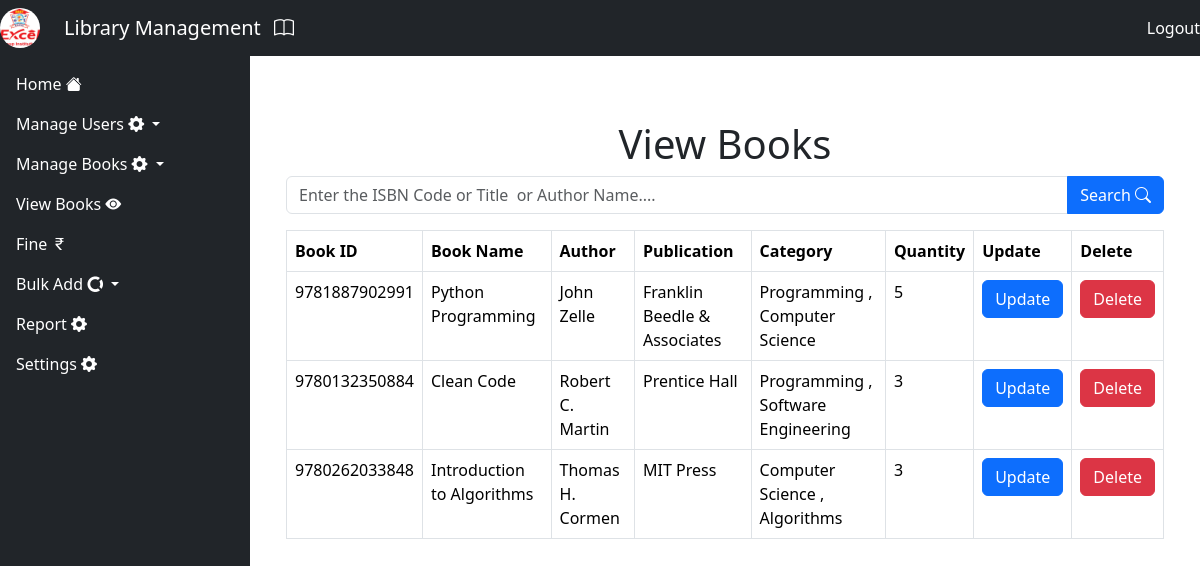
Page /view_books/ (signed in) on the earlier database version.
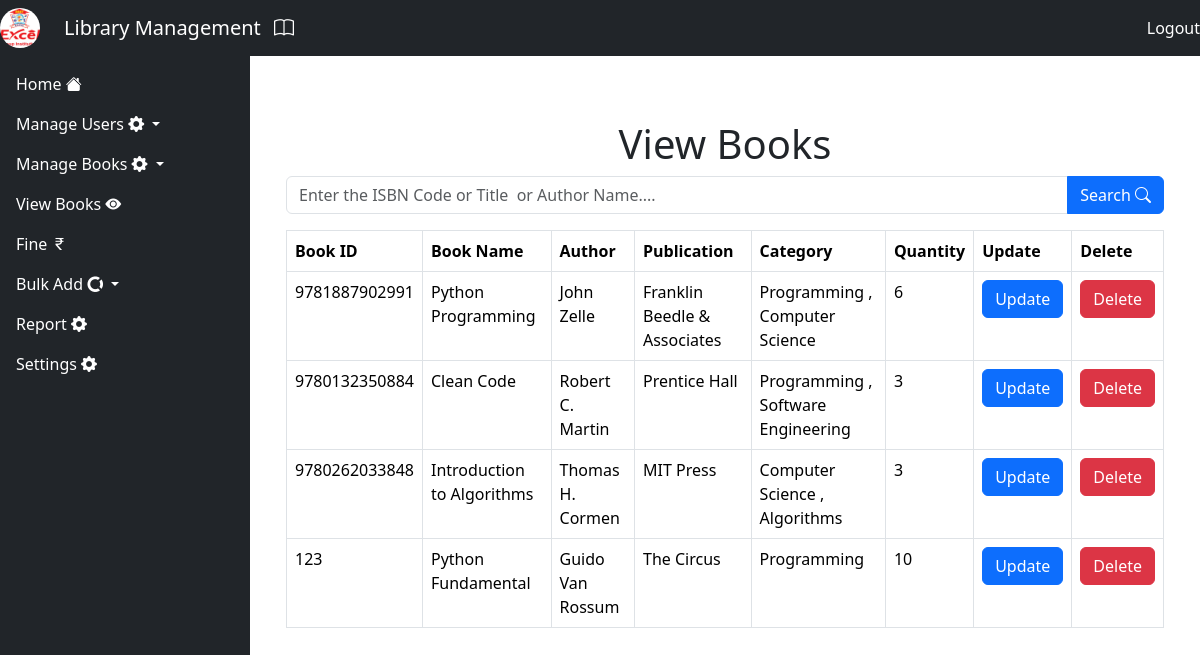
Same page on the later database version.
### Library/models.py (models this page shows, shortened)
class Book(models.Model):
    title = models.CharField(max_length=200)
    author = models.CharField(max_length=100)
    publisher = models.CharField(max_length=100)
    quantity = models.IntegerField(default=0)
    categories = models.ManyToManyField(Category, related_name='books')
    availability_status = models.CharField(max_length=10, default="Available")
    isbn = models.CharField(max_length=20, blank=True, null=True)

class Category(models.Model):
    name = models.CharField(max_length=100)

### Library/views.py (the view)
# urls.py: path('view_books/', viewBooks, name='view_books'),
@login_required(login_url='login')
def  viewBooks(request):
    books = Book.objects.all()
    categories = Category.objects.all()
    return render(request, 'view_books.html', {'books': books, 'categories': categories})

### Library/context_processors.py (called while the page is built)
def logo_context(request):
    setting = Setting.objects.first()
    return {
        'logo': setting.logo if setting else None
    }

### Library/templates/view_books.html (shortened to what this page needs)
{% extends 'base.html' %}
{% block content %}
<div class="container mt-5">
    <h1 class="text-center">View Books</h1>
        <form action="{% url 'search_book'%}" method="post">
            <div class="input-group mb-3">
                <input type="text" class="form-control" name="bookID" placeholder="Enter the ISBN Code or Title  or Author Name...." required>
                <button type="submit" class="btn btn-primary">Search <i class="bi bi-search"></i></button>
            </div>
        </form>
<table class="table table-bordered">
    <thead>
        <tr>
            <th>Book ID</th>
            <th>Book Name</th>
            <th>Author</th>
            <th>Publication</th>
            <th>Category</th>
            <th>Quantity</th>
            <th>Update</th>
            <th>Delete</th>
        </tr>
    </thead>
    <tbody>
        {%if searched_book%}
        <tr>
            <td>{{ searched_book.isbn }}</td>
            <td>{{ searched_book.title }}</td>
            <td>{{ searched_book.author }}</td>
            <td>{{ searched_book.publisher }}</td>
            <td>
                {% if searched_book.categories %}
                    {% for category in searched_book.categories.all %}
                        {{ category.name }} {% if not forloop.last %}, {% endif %}
                    {% endfor %}
                {% else %}
                    No Categories
                {% endif %}
            </td>
            <td>{{ searched_book.quantity }}</td>
            <td><button class="btn btn-primary" data-bs-toggle="modal" data-bs-target="#editBookModal{{ searched_book.id }}">Update</button></td>
            <td><a href="{%url 'delete_book' searched_book.id%}" class="btn btn-danger">Delete</a></td>
        </tr>
        <div class="modal" id="editBookModal{{ searched_book.id }}" aria-hidden="true">
            <div class="modal-dialog">
                    <div class="modal-content">
                        <div class="modal-header">
                            <h1 class="modal-title">Edit Book</h1>
                            <button type="button" class="btn-close" data-bs-dismiss="modal" aria-label="Close"></button>
                        </div>
                        <div class="modal-body">
                            <form method="post" action="{% url 'update_book' searched_book.id %}">
                                {% csrf_token %}
                                <div class="mb-3">
                                    <label for="editTitle" class="col-form-label">Title:</label>
                                    <input type="text" class="form-control" id="editTitle" name="title" value="{{ searched_book.title }}">
                                </div>
                                <div class="mb-3">
                                    <label for="editAuthor" class="col-form-label">Author:</label>
                                    <input type="text" class="form-control" id="editAuthor" name="author" value="{{ searched_book.author }}">
                                </div>
                                <div class="mb-3">
                                    <label for="editPublisher" class="col-form-label">Publisher:</label>
                                    <input type="text" class="form-control" id="editPublisher" name="publisher" value="{{ searched_book.publisher }}">
                                </div>
                                <div class="mb-3">
                                    <label for="editISBN" class="col-form-label">ISBN:</label>
                                    <input type="text" class="form-control" id="editISBN" name="isbn" value="{{searched_book.isbn}}" >
                                    <div class="modal-footer">
                                </div>
                                <div class="mb-3">
                                    <label for="editQuantity" class="col-form-label">Quantity:</label>
                                    <input type="text" class="form-control" id="editQuantity" name="quantity" value="{{ searched_book.quantity }}">
                                </div>
                                    <button type="button" class="btn btn-secondary" data-bs-dismiss="modal">Close</button>
                                    <button class="btn btn-primary" type="submit">Confirm</button>
                                </div>
                            </form>
                        </div>
                </div>
            </div>
        </div>
        {% elif books%}
        {% for book in books %}
        <tr>
            <td>{{ book.isbn }}</td>
            <td>{{ book.title }}</td>
            <td>{{ book.author }}</td>
            <td>{{ book.publisher }}</td>
            <td>
                {% if book.categories %}
                    {% for category in book.categories.all %}
                        {{ category.name }} {% if not forloop.last %}, {% endif %}
                    {% endfor %}
                {% else %}
                    No Categories
                {% endif %}
            </td>
            <td>{{ book.quantity }}</td>
            <td><button class="btn btn-primary" data-bs-toggle="modal" data-bs-target="#editBookModal{{ book.id }}">Update</button></td>
            <td><a href="{%url 'delete_book' book.id%}" class="btn btn-danger">Delete</a></td>
        </tr>
        {% endfor %}
        {% else %}
        <tr>
            <td colspan="8" class="text-center">No books found.</td>
        </tr>
        {% endif %}
    </tbody>
</table>
</div>
{% endblock %}

### Library/templates/base.html (shortened to what this page needs)
<!DOCTYPE html>
<html lang="en">
<head>
    {% load bootstrap5 %}
    {% bootstrap_css %}
    <link rel="stylesheet" href="https://cdn.jsdelivr.net/npm/bootstrap-icons@1.11.3/font/bootstrap-icons.min.css">
</head>
<body class="d-flex flex-column" style="height: 100vh;">
    <nav class="navbar navbar-dark bg-dark fixed-top">
        {% if logo and logo.url %}
        <img src="{{ logo.url }}" alt="Logo" class="rounded-circle me-2" style="height: 40px; width: 40px; object-fit: cover;">
    {% else %}
    {% load static %}
    {% endif %}
        <a href="{% url 'home' %}" class="navbar-brand ps-3">Library Management <i class="bi bi-book ps-2"></i></a>
        <a class="text-white nav-link ms-auto" href="{% url 'logout' %}">Logout</a>
    </nav>
    <div class="d-flex flex-grow-1 pt-5">
        <div class="bg-dark text-white p-3" style="width: 250px; height: 100vh; position: fixed;">
            <ul class="navbar-nav">
                <li class="nav-item">
                    <a class="nav-link" href="{% url 'home' %}">Home <i class="bi bi-house-fill"></i></a>
                </li>
                <li class="nav-item dropdown">
                    <a class="nav-link dropdown-toggle" href="#" id="dropdownMenuButton" role="button" data-bs-toggle="dropdown" aria-expanded="false">
                        Manage Users <i class="bi bi-gear-fill"></i>
                    </a>
                </li>
                <li class="nav-item dropdown">
                    <a class="nav-link dropdown-toggle" href="#" id="dropdownMenuButton2" role="button" data-bs-toggle="dropdown" aria-expanded="false">
                        Manage Books <i class="bi bi-gear-fill"></i>
                    </a>
                </li>
                <li><a class="nav-link" href="{% url 'view_books' %}">View Books <i class="bi bi-eye-fill"></i></a></li>
                <li><a class="nav-link" href="{% url 'fine' %}"> Fine <i class="bi bi-currency-rupee"></i></a></li>
                 <li class="nav-item dropdown">
                    <a class="nav-link dropdown-toggle" href="#" id="dropdownMenuButton2" role="button" data-bs-toggle="dropdown" aria-expanded="false">
                        Bulk Add <i class="bi bi-opencollective "></i>
                    </a>
                 </li>
                 <li><a class="nav-link" href="{% url 'report' %}">Report <i class="bi bi-gear-fill"></i></a></li>
                 <li><a class="nav-link" href="{% url 'settings' %}">Settings <i class="bi bi-gear-fill"></i></a></li>
            </ul>
        </div>
        <div class="flex-grow-1 p-4 container-fluid" style="margin-left: 250px;">
            {% block content %}{% endblock %}
        </div>
    </div>
</body>
</html>

Differences in the rows shown:
changed Book "Python Programming": quantity "5" → "6"
added Book: isbn "123", title "Python Fundamental", author "Guido Van Rossum", publisher "The Circus", quantity "10", Category (name "Programming")
